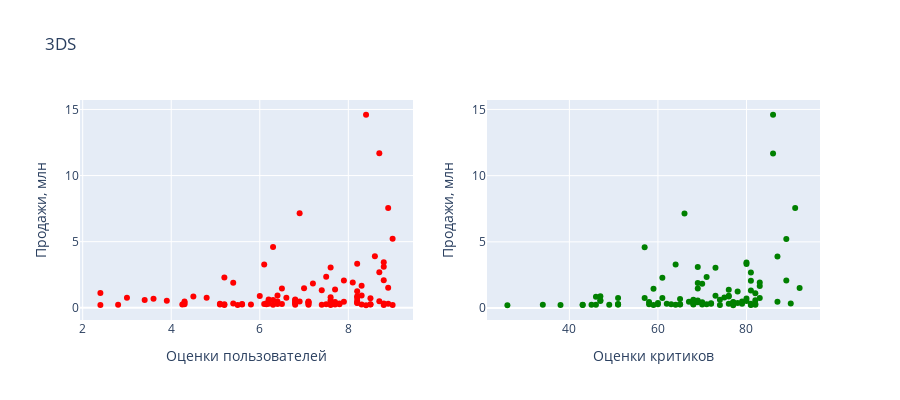
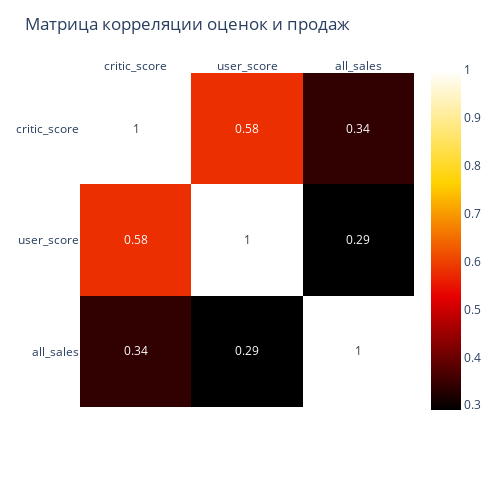

Write notebook code for charts like these, in order.
### Markdown cell above
Для PS4
- умеренная зависимость между оценками критиков и количеством продаж
- зависимость между оценками пользователей и продажами отсутствует

### Code cell
two_scatter_one_corr("3DS")

### Figure 1 — Plotly figure (JSON) as saved in the notebook; plotly's stock layout.template omitted (floating-point values rounded to 4 significant figures; data arrays with more than 128 entries replaced by an {"elided": "..."} marker saying what was removed)
{"data": [{"marker": {"color": "red"}, "mode": "markers", "type": "scatter", "x": [8.4, 8.7, 8.9, 6.9, 9, 6.3, 8.6, 8.8, 8.2, 6.1, 8.8, 7.6, 8.7, 7.5, 5.2, 8.8, 7.9, 8.1, 5.4, 7.2, 8.3, 8.9, 7, 6.5, 7.7, 7.4, 8.2, 2.4, 6.4, 8.3, 6, 8.2, 4.5, 7.6, 8.2, 4.8, 3, 6.6, 8.5, 3.6, 6.8, 6.2, 6.3, 3.4, 6.8, 7.6, 8.2, 3.9, 7.1, 8.7, 6.4, 6.9, 4.3, 7.9, 6.8, 7.7, 7.6, 7.1, 7.1, 4.3, 8.2, 6.8, 8.2, 6.15, 7.7, 7.8, 8.8, 5.4, 6.8, 8.9, 6.2, 5.1, 6.4, 7.1, 5.6, 6.5, 6.1, 8.5, 4.3, 5.2, 7.5, 7.8, 6.15, 5.1, 8.5, 8.3, 5.8, 5.6, 4.25, 6.3, 7.7, 2.8, 7.1, 6.8, 8.8, 7.4, 9, 2.4, 7.6, 5.5, 5.2, 8.4], "xaxis": "x", "y": {"elided": "303 float values"}, "yaxis": "y"}, {"marker": {"color": "green"}, "mode": "markers", "type": "scatter", "x": [86, 86, 91, 66, 89, 57, 87, 80, 80, 64, 69, 73, 81, 71, 61, 89, 81, 83, 69, 70, 83, 92, 69, 59, 76, 81, 78, 82, 73, 76, 47, 76, 46, 75, 83, 57, 51, 61, 80, 65, 68, 74, 47, 82, 68, 69, 80, 47, 67, 79, 68, 69, 87, 77, 58, 69, 70, 68, 77, 60, 78, 77, 72, 90, 62, 76, 79, 81, 72, 82, 68, 51, 58, 71, 65, 60, 63, 81, 51, 51, 70, 65, 68, 64, 82, 43, 46, 45, 49, 74, 34, 43, 59, 81, 26, 38, 77], "xaxis": "x2", "y": {"elided": "303 float values"}, "yaxis": "y2"}], "layout": {"height": 400, "showlegend": false, "title": {"text": "3DS"}, "xaxis": {"anchor": "y", "domain": [0, 0.45], "title": {"text": "Оценки пользователей"}}, "xaxis2": {"anchor": "y2", "domain": [0.55, 1], "title": {"text": "Оценки критиков"}}, "yaxis": {"anchor": "x", "domain": [0, 1], "title": {"text": "Продажи, млн"}}, "yaxis2": {"anchor": "x2", "domain": [0, 1], "title": {"text": "Продажи, млн"}}}}

### Figure 2 — Plotly figure (JSON) as saved in the notebook; plotly's stock layout.template omitted (floating-point values rounded to 4 significant figures)
{"data": [{"coloraxis": "coloraxis", "hovertemplate": "x: %{x}<br>y: %{y}<br>color: %{z}<extra></extra>", "name": "0", "texttemplate": "%{z}", "type": "heatmap", "x": ["critic_score", "user_score", "all_sales"], "xaxis": "x", "y": ["critic_score", "user_score", "all_sales"], "yaxis": "y", "z": [[1, 0.58, 0.34], [0.58, 1, 0.29], [0.34, 0.29, 1]]}], "layout": {"coloraxis": {"colorscale": [[0, "rgb(0,0,0)"], [0.3333, "rgb(230,0,0)"], [0.6667, "rgb(255,210,0)"], [1, "rgb(255,255,255)"]]}, "height": 500, "margin": {"t": 60}, "title": {"text": "Матрица корреляции оценок и продаж"}, "width": 500, "xaxis": {"anchor": "y", "constrain": "domain", "domain": [0, 1], "scaleanchor": "y", "side": "top"}, "yaxis": {"anchor": "x", "autorange": "reversed", "constrain": "domain", "domain": [0, 1]}}}
